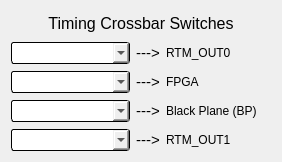
<?xml version="1.0" encoding="UTF-8"?>
<ui version="4.0">
 <class>Form</class>
 <widget class="QWidget" name="Form">
  <property name="geometry">
   <rect>
    <x>0</x>
    <y>0</y>
    <width>282</width>
    <height>162</height>
   </rect>
  </property>
  <property name="windowTitle">
   <string>Timing Crossbar Switches - ${DEVICE}</string>
  </property>
  <layout class="QVBoxLayout" name="verticalLayout">
   <item>
    <widget class="QLabel" name="label">
     <property name="font">
      <font>
       <pointsize>12</pointsize>
      </font>
     </property>
     <property name="text">
      <string>Timing Crossbar Switches</string>
     </property>
     <property name="alignment">
      <set>Qt::AlignCenter</set>
     </property>
    </widget>
   </item>
   <item>
    <layout class="QGridLayout" name="gridLayout" columnstretch="0,0,0,0">
     <property name="verticalSpacing">
      <number>7</number>
     </property>
     <item row="3" column="1">
      <widget class="PyDMEnumComboBox" name="PyDMEnumComboBox_4">
       <property name="sizePolicy">
        <sizepolicy hsizetype="Preferred" vsizetype="Fixed">
         <horstretch>1</horstretch>
         <verstretch>1</verstretch>
        </sizepolicy>
       </property>
       <property name="minimumSize">
        <size>
         <width>119</width>
         <height>22</height>
        </size>
       </property>
       <property name="toolTip">
        <string/>
       </property>
       <property name="styleSheet">
        <string notr="true">/* Color of the selected list item. */
QComboBox::item:selected {
    border: 1px solid transparent;
    background: grey;
}
QComboBox {
  	background-color: light grey;
    border: 1px solid black;
    border-radius: 3px;
    padding: 1px 18px 1px 3px;
    min-width: 6em;
}</string>
       </property>
       <property name="channel" stdset="0">
        <string>ca://${DEVICE}:TCRB3:OUTPUTCONFIG</string>
       </property>
      </widget>
     </item>
     <item row="2" column="3">
      <widget class="QLabel" name="label_4">
       <property name="sizePolicy">
        <sizepolicy hsizetype="Preferred" vsizetype="Preferred">
         <horstretch>1</horstretch>
         <verstretch>1</verstretch>
        </sizepolicy>
       </property>
       <property name="minimumSize">
        <size>
         <width>0</width>
         <height>22</height>
        </size>
       </property>
       <property name="text">
        <string>Black Plane (BP)</string>
       </property>
      </widget>
     </item>
     <item row="1" column="1">
      <widget class="PyDMEnumComboBox" name="PyDMEnumComboBox_2">
       <property name="sizePolicy">
        <sizepolicy hsizetype="Preferred" vsizetype="Fixed">
         <horstretch>1</horstretch>
         <verstretch>1</verstretch>
        </sizepolicy>
       </property>
       <property name="minimumSize">
        <size>
         <width>119</width>
         <height>22</height>
        </size>
       </property>
       <property name="toolTip">
        <string/>
       </property>
       <property name="styleSheet">
        <string notr="true">/* Color of the selected list item. */
QComboBox::item:selected {
    border: 1px solid transparent;
    background: grey;
}
QComboBox {
  	background-color: light grey;
    border: 1px solid black;
    border-radius: 3px;
    padding: 1px 18px 1px 3px;
    min-width: 6em;
}</string>
       </property>
       <property name="channel" stdset="0">
        <string>ca://${DEVICE}:TCRB1:OUTPUTCONFIG</string>
       </property>
      </widget>
     </item>
     <item row="0" column="1">
      <widget class="PyDMEnumComboBox" name="PyDMEnumComboBox">
       <property name="sizePolicy">
        <sizepolicy hsizetype="Preferred" vsizetype="Fixed">
         <horstretch>1</horstretch>
         <verstretch>1</verstretch>
        </sizepolicy>
       </property>
       <property name="minimumSize">
        <size>
         <width>119</width>
         <height>22</height>
        </size>
       </property>
       <property name="toolTip">
        <string/>
       </property>
       <property name="styleSheet">
        <string notr="true">/* Color of the selected list item. */
QComboBox::item:selected {
    border: 1px solid transparent;
    background: grey;
}
QComboBox {
  	background-color: light grey;
    border: 1px solid black;
    border-radius: 3px;
    padding: 1px 18px 1px 3px;
    min-width: 6em;
}</string>
       </property>
       <property name="channel" stdset="0">
        <string>ca://${DEVICE}:TCRB0:OUTPUTCONFIG</string>
       </property>
      </widget>
     </item>
     <item row="0" column="3">
      <widget class="QLabel" name="label_2">
       <property name="sizePolicy">
        <sizepolicy hsizetype="Preferred" vsizetype="Preferred">
         <horstretch>1</horstretch>
         <verstretch>1</verstretch>
        </sizepolicy>
       </property>
       <property name="minimumSize">
        <size>
         <width>0</width>
         <height>22</height>
        </size>
       </property>
       <property name="text">
        <string>RTM_OUT0</string>
       </property>
      </widget>
     </item>
     <item row="1" column="3">
      <widget class="QLabel" name="label_3">
       <property name="sizePolicy">
        <sizepolicy hsizetype="Preferred" vsizetype="Preferred">
         <horstretch>1</horstretch>
         <verstretch>1</verstretch>
        </sizepolicy>
       </property>
       <property name="minimumSize">
        <size>
         <width>0</width>
         <height>22</height>
        </size>
       </property>
       <property name="text">
        <string>FPGA</string>
       </property>
      </widget>
     </item>
     <item row="2" column="1">
      <widget class="PyDMEnumComboBox" name="PyDMEnumComboBox_3">
       <property name="sizePolicy">
        <sizepolicy hsizetype="Preferred" vsizetype="Fixed">
         <horstretch>1</horstretch>
         <verstretch>1</verstretch>
        </sizepolicy>
       </property>
       <property name="minimumSize">
        <size>
         <width>119</width>
         <height>22</height>
        </size>
       </property>
       <property name="toolTip">
        <string/>
       </property>
       <property name="styleSheet">
        <string notr="true">/* Color of the selected list item. */
QComboBox::item:selected {
    border: 1px solid transparent;
    background: grey;
}
QComboBox {
  	background-color: light grey;
    border: 1px solid black;
    border-radius: 3px;
    padding: 1px 18px 1px 3px;
    min-width: 6em;
}</string>
       </property>
       <property name="channel" stdset="0">
        <string>ca://${DEVICE}:TCRB2:OUTPUTCONFIG</string>
       </property>
      </widget>
     </item>
     <item row="3" column="3">
      <widget class="QLabel" name="label_5">
       <property name="sizePolicy">
        <sizepolicy hsizetype="Preferred" vsizetype="Preferred">
         <horstretch>1</horstretch>
         <verstretch>1</verstretch>
        </sizepolicy>
       </property>
       <property name="minimumSize">
        <size>
         <width>0</width>
         <height>22</height>
        </size>
       </property>
       <property name="text">
        <string>RTM_OUT1</string>
       </property>
      </widget>
     </item>
     <item row="0" column="2">
      <widget class="QLabel" name="label_6">
       <property name="font">
        <font>
         <pointsize>11</pointsize>
        </font>
       </property>
       <property name="text">
        <string>---&gt;</string>
       </property>
       <property name="textFormat">
        <enum>Qt::AutoText</enum>
       </property>
       <property name="alignment">
        <set>Qt::AlignCenter</set>
       </property>
      </widget>
     </item>
     <item row="1" column="2">
      <widget class="QLabel" name="label_7">
       <property name="font">
        <font>
         <pointsize>11</pointsize>
        </font>
       </property>
       <property name="text">
        <string>---&gt;</string>
       </property>
       <property name="alignment">
        <set>Qt::AlignCenter</set>
       </property>
      </widget>
     </item>
     <item row="2" column="2">
      <widget class="QLabel" name="label_8">
       <property name="font">
        <font>
         <pointsize>11</pointsize>
        </font>
       </property>
       <property name="text">
        <string>---&gt;</string>
       </property>
       <property name="alignment">
        <set>Qt::AlignCenter</set>
       </property>
      </widget>
     </item>
     <item row="3" column="2">
      <widget class="QLabel" name="label_9">
       <property name="font">
        <font>
         <pointsize>11</pointsize>
        </font>
       </property>
       <property name="text">
        <string>---&gt;</string>
       </property>
       <property name="alignment">
        <set>Qt::AlignCenter</set>
       </property>
      </widget>
     </item>
    </layout>
   </item>
  </layout>
 </widget>
 <customwidgets>
  <customwidget>
   <class>PyDMEnumComboBox</class>
   <extends>QComboBox</extends>
   <header>pydm.widgets.enum_combo_box</header>
  </customwidget>
 </customwidgets>
 <resources/>
 <connections/>
</ui>
